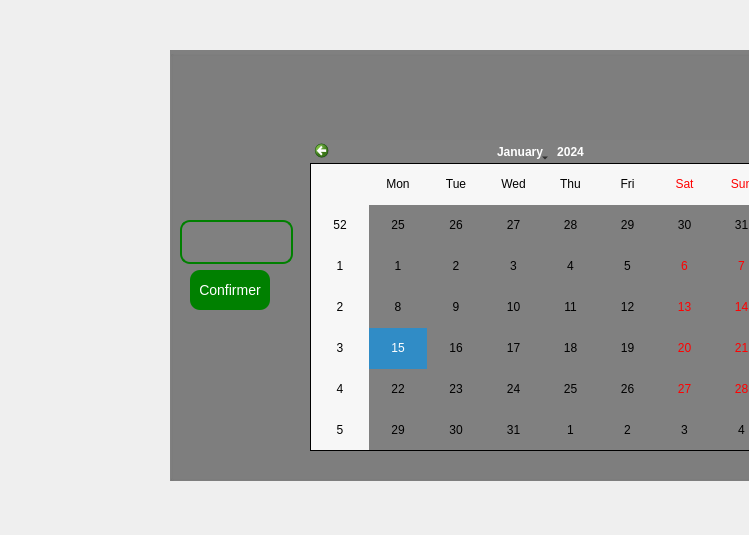
<?xml version="1.0" encoding="UTF-8"?>
<ui version="4.0">
 <class>cal</class>
 <widget class="QDialog" name="cal">
  <property name="geometry">
   <rect>
    <x>0</x>
    <y>0</y>
    <width>749</width>
    <height>535</height>
   </rect>
  </property>
  <property name="windowTitle">
   <string>Dialog</string>
  </property>
  <widget class="QGroupBox" name="groupBox">
   <property name="geometry">
    <rect>
     <x>170</x>
     <y>50</y>
     <width>721</width>
     <height>431</height>
    </rect>
   </property>
   <property name="styleSheet">
    <string notr="true">/* CSS pour styliser votre interface */
* {
    /* Couleur de fond générale */
    background-color: #808080; /* Gris */
}

/* Styliser tous les boutons */
QPushButton {
    border-radius: 10px; /* Bordures arrondies */
    box-shadow: 0 0 10px rgba(0,0,0,0.5); /* Ombre */
    font-family: Arial, sans-serif; /* Changer la police */
    font-size: 14px; /* Taille de la police */
    padding: 5px; /* Espacement interne réduit */
    min-height: 30px; /* Hauteur minimale augmentée */
}

/* Styliser le bouton Ajouter */
QPushButton#Ajouter {
    background-color: #008000; /* Vert */
    color: #FFFFFF; /* Blanc */
}

/* Styliser le bouton Supprimer */
QPushButton#supprimeran {
    background-color: #000000; /* Noir */
    color: #FFFFFF; /* Blanc */
}

/* Styliser le bouton Modifier */
QPushButton#modifieran {
    background-color: #008000; /* Vert */
    color: #FFFFFF; /* Blanc */
}

/* Styliser le bouton Afficher */
QPushButton#affichean {
    background-color: #000000; /* Noir */
    color: #FFFFFF; /* Blanc */
}

/* Styliser le bouton Trier */
QPushButton#Trieran {
    background-color: #008000; /* Vert */
    color: #FFFFFF; /* Blanc */
}

/* Styliser le bouton PDF */
QPushButton#pdfa {
    background-color: #000000; /* Noir */
    color: #FFFFFF; /* Blanc */
}

/* Styliser le bouton Statistique */
QPushButton#statanim {
    background-color: #008000; /* Vert */
    color: #FFFFFF; /* Blanc */
}

/* Styliser le bouton Recherche */
QPushButton#recherchean {
    background-color: #000000; /* Noir */
    color: #FFFFFF; /* Blanc */
}
/* Styliser QTableView */
QTableView {
    border: 1px solid #000; /* Bordure noire */
    color: #000; /* Texte noir */
    background-color: #808080; /* Fond gris */
    gridline-color: #008000; /* Lignes de grille vertes */
}

/* Styliser l'en-tête de QTableView */
QHeaderView::section {
    background-color: #008000; /* Fond vert */
    padding: 5px; /* Espacement interne */
    border: 1px solid #000; /* Bordure noire */
    color: #fff; /* Texte blanc */
}

/* Styliser les cellules de QTableView lorsqu'elles sont sélectionnées */
QTableView::item:selected {
    background-color: #008000; /* Fond vert */
    color: #fff; /* Texte blanc */
}
/* Styliser QLineEdit */
QLineEdit {
    border: 2px solid #008000; /* Bordure verte */
    border-radius: 10px; /* Bordures arrondies */
      padding: 5px; /* Espacement interne réduit */
    min-height: 30px; /* Hauteur minimale augmentée */
    background-color: #808080; /* Fond gris */
    color: #FFFFFF; /* Texte blanc */
}

/* Styliser QLineEdit lorsqu'il a le focus */
QLineEdit:focus {
    border: 2px solid #000000; /* Bordure noire */
}
</string>
   </property>
   <property name="title">
    <string/>
   </property>
   <widget class="QPushButton" name="confirmerc">
    <property name="geometry">
     <rect>
      <x>20</x>
      <y>220</y>
      <width>80</width>
      <height>40</height>
     </rect>
    </property>
    <property name="styleSheet">
     <string notr="true">
/* Styliser le bouton Recherche */
QPushButton#confirmerc {
    background-color: #008000; /* Noir */
    color: #FFFFFF; /* Blanc */
}






</string>
    </property>
    <property name="text">
     <string>Confirmer</string>
    </property>
   </widget>
   <widget class="QLineEdit" name="lineEditc">
    <property name="geometry">
     <rect>
      <x>10</x>
      <y>170</y>
      <width>113</width>
      <height>44</height>
     </rect>
    </property>
   </widget>
   <widget class="QCalendarWidget" name="calendarWidget">
    <property name="geometry">
     <rect>
      <x>140</x>
      <y>90</y>
      <width>461</width>
      <height>311</height>
     </rect>
    </property>
   </widget>
  </widget>
 </widget>
 <resources/>
 <connections/>
</ui>
